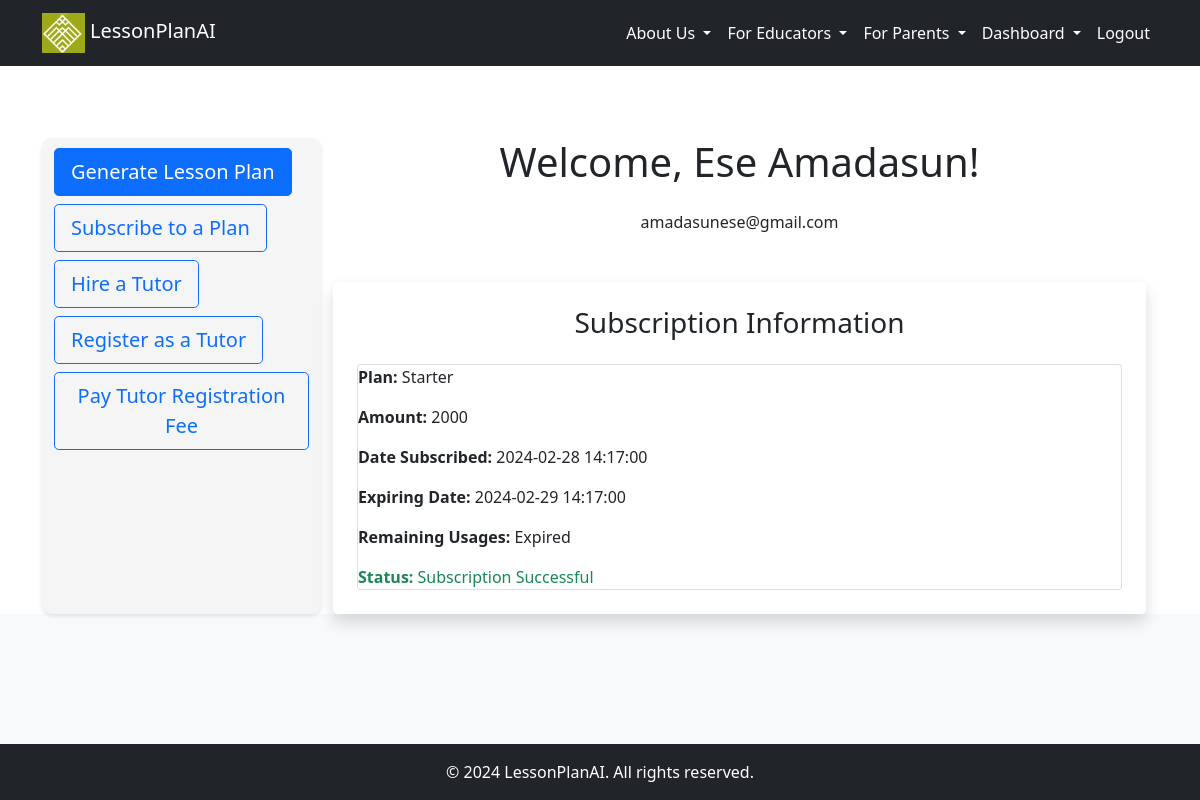
The page /dashboard (signed in) on the database as committed earlier.
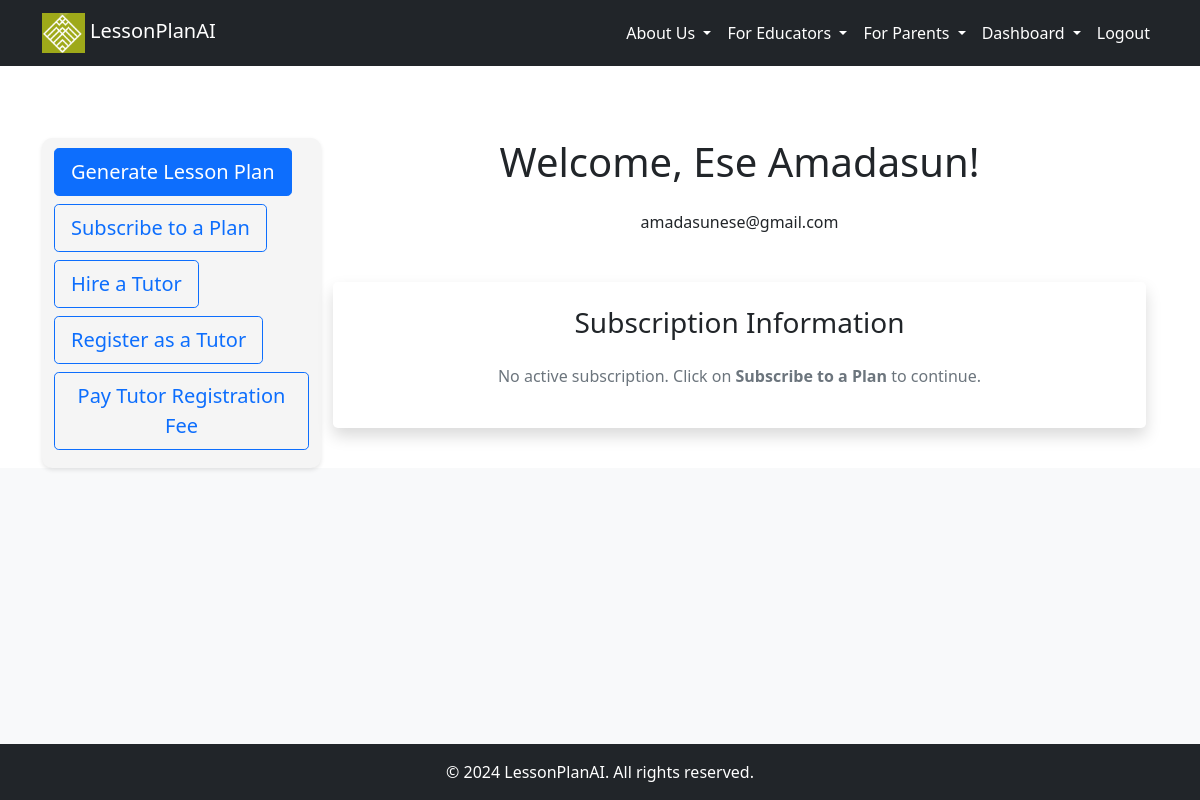
The same page on the database as committed later.
### src/accounts/models.py (models this page shows, shortened)
class Subscription(db.Model):
    __tablename__ = "subscriptions"
    id = db.Column(db.Integer, primary_key=True)
    plan = db.Column(db.String(50))
    amount = db.Column(db.Integer)
    start_date = db.Column(db.DateTime, default=datetime.utcnow)
    end_date = db.Column(db.DateTime)
    remaining_usages = db.Column(db.Integer)
    paid = db.Column(db.Boolean, default=False)
    user_id = db.Column(db.Integer, db.ForeignKey('users.id'), nullable=False)
    paystack_subscription_id = db.Column(db.String(50), nullable=False)

### src/core/views.py (the view)
@core_bp.route('/dashboard')
@login_required
@check_is_confirmed
def dashboard():
    subscription = Subscription.query.filter_by(user_id=current_user.id).first()
    return render_template('accounts/dashboard.html', subscription=subscription, today=datetime.now())

### src/__init__.py (called while the page is built)
@login_manager.user_loader
def load_user(user_id):
    return User.query.filter(User.id == int(user_id)).first()

### src/templates/accounts/dashboard.html (shortened to what this page needs)
{% extends '_base.html' %}
{% block content %}
<div class="container mt-5">
  <div class="row">
    <div class="col-md-3 button-widget">
      <a href="{{ url_for('core.generate_lesson') }}" class="btn btn-primary btn-lg mb-2">Generate Lesson Plan</a>
      <a href="{{ url_for('core.subscribe') }}" class="btn btn-outline-primary btn-lg mb-2">Subscribe to a Plan</a>
      <a href="{{ url_for('core.hire_tutor') }}" class="btn btn-outline-primary btn-lg mb-2">Hire a Tutor</a>
      <a href="{{ url_for('core.online_tutor') }}" class="btn btn-outline-primary btn-lg mb-2">Register as a Tutor</a>
      <a href="{{ url_for('core.service_fee_payment') }}" class="btn btn-outline-primary btn-lg mb-2">Pay Tutor Registration Fee</a>
  </div>
    <div class="col-md-9">
      <h3 class="display-6 mb-4 text-center">Welcome, {{ current_user.first_name }} {{ current_user.last_name }}!</h3>
      <p class="text-center">{{ current_user.email }}</p>
      <div class="subscription-info mt-5 p-4 rounded-lg shadow">
        <h3 class="text-center mb-4">Subscription Information</h3>
        {% if subscription %}
        <div class="card">
          <div class="card-body-d">
            <p class="card-text"><strong>Plan:</strong> {{ subscription.plan }}</p>
            <p class="card-text"><strong>Amount:</strong> {{ subscription.amount }}</p>
            <p class="card-text"><strong>Date Subscribed:</strong> {{ subscription.start_date.strftime('%Y-%m-%d %H:%M:%S') }}</p>
            <p class="card-text"><strong>Expiring Date:</strong> {{ subscription.end_date.strftime('%Y-%m-%d %H:%M:%S') }}</p>
            <p class="card-text"><strong>Remaining Usages:</strong>
              {% if subscription.end_date < today %}
                  Expired
              {% else %}
                  {{ subscription.remaining_usages }}
              {% endif %}
          </p>
            {% if subscription.paid %}
            <p class="card-text text-success"><strong>Status:</strong> Subscription Successful</p>
            {% else %}
            <p class="card-text text-warning"><strong>Status:</strong> Awaiting Payment</p>
            {% endif %}
          </div>
        </div>
        {% else %}
        <p class="text-center text-muted">No active subscription. Click on <strong>Subscribe to a Plan</strong> to continue.</p>
        {% endif %}
      </div>
    </div>
  </div>
</div>
{% endblock %}

Rows that differ between the two databases and show on the page:
removed Subscription: plan "Starter", amount "2000", start_date "2024-02-28 14:17:00", end_date "2024-02-29 14:17:00"
Other text that changed with them:
text no longer shown: "Plan: Amount: Date Subscribed: Expiring Date: Remaining Usages: Expired Status: Subscription Successful"
text now shown: "No active subscription. Click on Subscribe to a Plan to continue."
